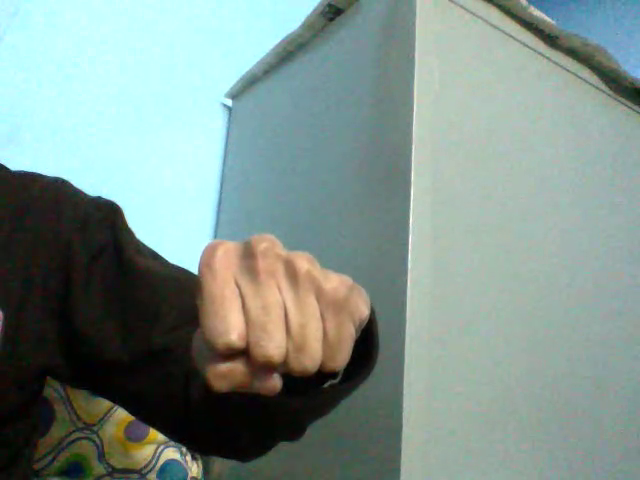
//> input picture frame 51 of meanshift2/meanshift2/Capture_20140117.mp4, 640 x 480 px
$ ./videosource   (built with g++ and OpenCV 4)
//> lines starting //> are read from the running program, lines starting //| are printed output that depends on the picture; after the words box and inside, x2 and y2 are one past the last pixel; in counts of white or black regions, pixels touching at a corner belong together
#include "iostream"
#include "opencv2\highgui\highgui.hpp"
#include "opencv2\core\core.hpp"
#include "opencv2\opencv.hpp"

using namespace cv;
using namespace std;

class ColorHistogram
{
private:
	float hranges[2];
	int channels[1];
	int histSize[1];
	const float* ranges[1];
public:
	ColorHistogram()
	{
		// Prepare arguments for a 1d hue histogram
		histSize[0]= 180;
		hranges[0]= 0.0; // BRG range
		hranges[1]= 180.0;
		ranges[0]= hranges;
		channels[0]= 0; // the three channels
	}
	// Computes the 1D Hue histogram with a mask.
	// BGR source image is converted to HSV
	// Pixels with low saturation are ignored
	MatND getHueHistogram(const Mat &image,int minSaturation=0)
	{
		MatND hist;
		// Convert to HSV color space
		Mat hsv;
		cvtColor(image, hsv, CV_BGR2HSV);
		// Mask to be used (or not)
		Mat mask;
		if (minSaturation>0)
		{
			// Spliting the 3 channels into 3 images
			vector<Mat> v;
			split(hsv,v);
			// Mask out the low saturated pixels
			threshold(v[1],mask,minSaturation,255,THRESH_BINARY);
		}
		// Compute histogram
		calcHist(&hsv,1,channels,mask,hist,1,histSize,ranges);
		return hist;
	}
};

class ContentFinder
{
private:
	float hranges[2];
	const float* ranges[3];
	int channels[3];
	float threshold;
	cv::MatND histogram;
public:
	ContentFinder(): threshold(-1.0f)
	{
		ranges[0]= hranges; // all channels have same range
		ranges[1]= hranges;
		ranges[2]= hranges;
	}
	// Sets the threshold on histogram values [0,1]
	void setThreshold(float t)
	{
		threshold= t;
	}
	// Gets the threshold
	float getThreshold()
	{
		return threshold;
	}
	// Sets the reference histogram
	void setHistogram(const cv::MatND& h)
	{
		histogram= h;
		normalize(histogram,histogram,1.0);
	}

	Mat find(const Mat& image,float minValue, float maxValue,int *channels, int dim)
	{
		Mat result;
		hranges[0]= minValue;
		hranges[1]= maxValue;
		for (int i=0; i<dim; i++)
			this->channels[i]= channels[i];
		calcBackProject(&image, 1,channels,histogram,result,ranges,255.0);
		// Threshold back projection to obtain a binary image
		if (threshold>0.0)
			cv::threshold(result, result,255*threshold, 255,THRESH_BINARY);
		return result;
	}
};

int main()
{
	VideoCapture capture("Capture_20140117.mp4");
	if(!capture.isOpened())
	{
		cout<<"Camera could not be opened";
		exit(0);
	}
	Mat frame;
	capture.read(frame);
//> frame is the input picture: 480 rows x 640 cols, CV_8UC3; mean B, G, R 140.5, 147, 128.1
	cv::Rect rect(227,292,130,113);
	Mat imageROI= frame(rect);
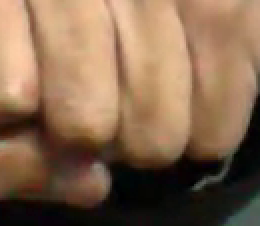
//> imageROI: 113 rows x 130 cols, CV_8UC3 (shown 2 times larger); mean B, G, R 78.9, 104.3, 134.1
	Mat hsv;
	ColorHistogram hc;
	ContentFinder finder;
	int minSat=65;int channels[]={0};
	namedWindow("image 2");
	while(1)
	{
		MatND colorhist=hc.getHueHistogram(imageROI,minSat);
//> in getHueHistogram, `cvtColor(image, hsv, CV_BGR2HSV);`: hsv: 113 rows x 130 cols, CV_8UC3; mean H, S, V 23.7, 115.8, 134.7
//> in getHueHistogram, `threshold(v[1],mask,minSaturation,255,THRESH_BINARY);`:
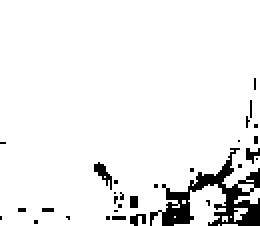
//> mask: 113 rows x 130 cols, CV_8UC1 (shown 2 times larger); 93.4% white; 30 black regions (25 under 20 px), largest, box (x1, y1, x2, y2) and area: (75, 74, 130, 113) 706, (47, 81, 56, 95) 52, (65, 107, 73, 113) 31, (123, 74, 130, 82) 30, (65, 98, 69, 104) 24
//> in getHueHistogram, `calcHist(&hsv,1,channels,mask,hist,1,histSize,ranges);`: hist = 180 values, max 2773 at index 14, min 0 at index 25, mean 76.23; ranges = 1 item
//> colorhist has the same summary as hist in getHueHistogram
		finder.setHistogram(colorhist);
//> in setHistogram, `histogram= h;`: histogram has the same summary as hist in getHueHistogram
//> in setHistogram, `normalize(histogram,histogram,1.0);`: histogram = 180 values, max 0.611 at index 14, min 0 at index 25, mean 0.0168
//> colorhist has the same summary as histogram in setHistogram
		int a=capture.read(frame);
//> a = 1
		if(!a)
		{
			exit(0);
		}
		cv::cvtColor(frame, hsv, CV_BGR2HSV);
//> hsv: 480 rows x 640 cols, CV_8UC3; mean H, S, V 69.5, 62.6, 151.5
		std::vector<cv::Mat> v;
		cv::split(hsv,v);
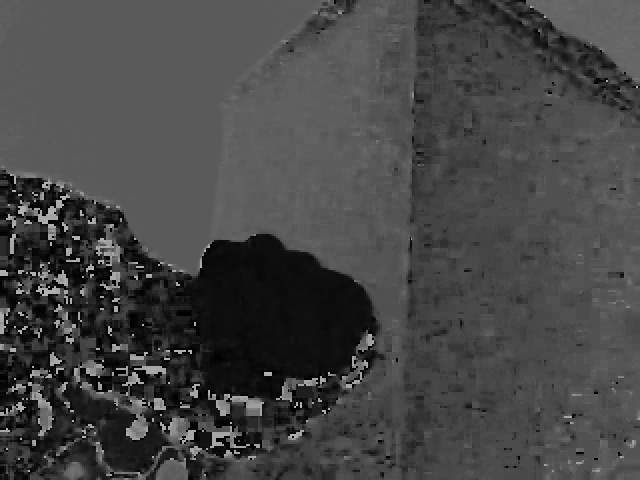
//> v[0]: 480 rows x 640 cols, CV_8UC1; min 0, max 179, mean 69.5
//> v[1]: 480 rows x 640 cols, CV_8UC1
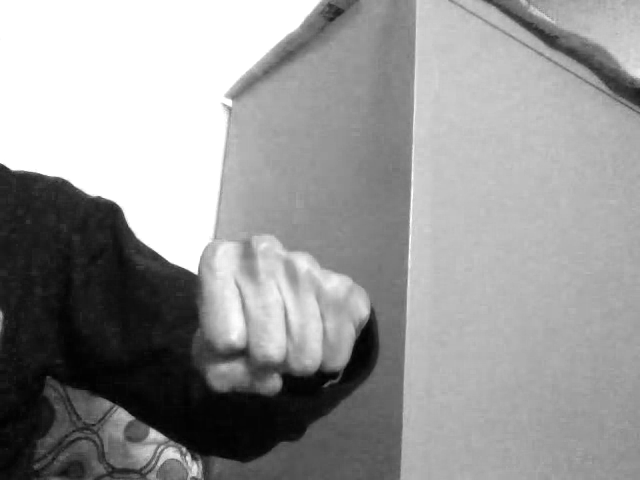
//> v[2]: 480 rows x 640 cols, CV_8UC1; min 0, max 255, mean 151.5
		threshold(v[1],v[1],minSat,255,cv::THRESH_BINARY);
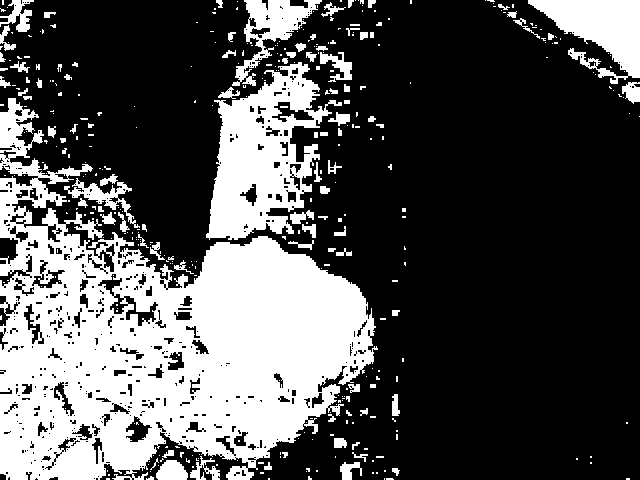
//> v[1]: 480 rows x 640 cols, CV_8UC1; 32.1% white; 400 white regions (305 under 20 px), largest, box (x1, y1, x2, y2) and area: (0, 98, 378, 480) 70397, (206, 62, 342, 240) 11987, (528, 0, 640, 84) 4956
		// Get back-projection of hue histogram
		Mat result= finder.find(hsv,0.0f,180.0f,channels,1);
//> in find, `calcBackProject(&image, 1,channels,histogram,result,ranges,255.0);`:
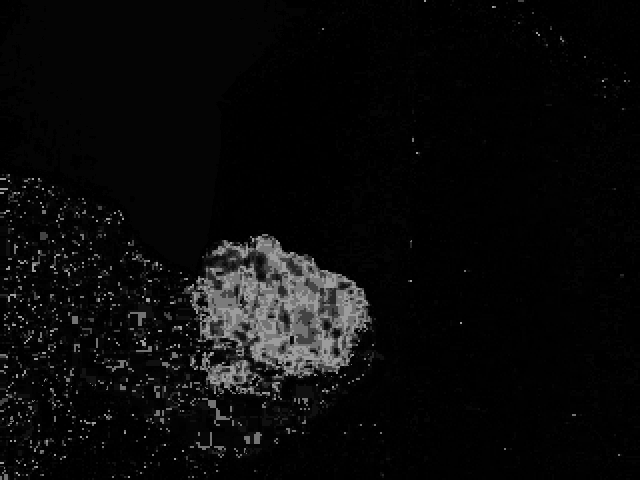
//> result: 480 rows x 640 cols, CV_8UC1; min 0, max 156, mean 10.3
//> in find, `calcBackProject(&image, 1,channels,histogram,result,ranges,255.0);`: ranges = 3 items
		// Eliminate low stauration pixels
		cv::bitwise_and(result,v[1],result);
		cv::TermCriteria criteria(cv::TermCriteria::MAX_ITER,10,0.01);
		cv::meanShift(result,rect,criteria);
//> rect = Rect(218, 261, 130, 113)
		cv::rectangle(frame, rect, cv::Scalar(0,0,255));
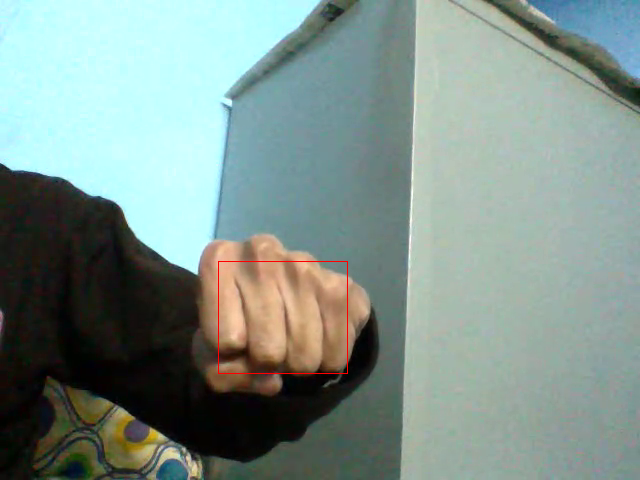
//> frame: 480 rows x 640 cols, CV_8UC3; mean B, G, R 140.3, 146.7, 128.3
		imshow("image 2",frame);
		int c= cvWaitKey(10);
//> the Esc key is pressed
		if(char(c)==27)
		{
			exit(0);
//> (the program exits here)

$ run again, starting later in the video
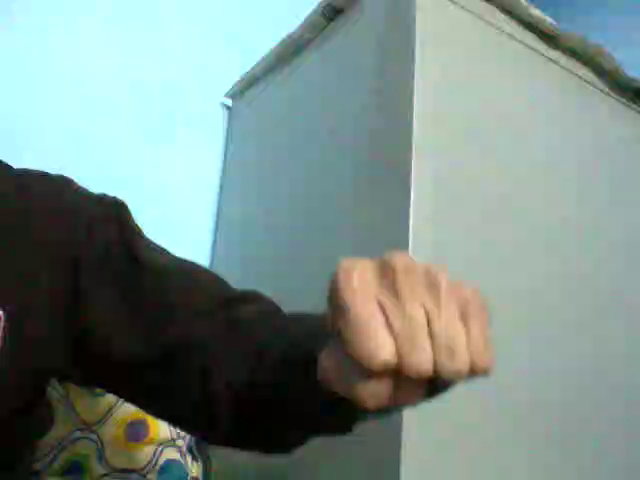
//> input picture frame 233 of meanshift2/meanshift2/Capture_20140117.mp4, 640 x 480 px
//> frame is the input picture: 480 rows x 640 cols, CV_8UC3; mean B, G, R 135.6, 141.4, 123
//> in getHueHistogram, `threshold(v[1],mask,minSaturation,255,THRESH_BINARY);`:
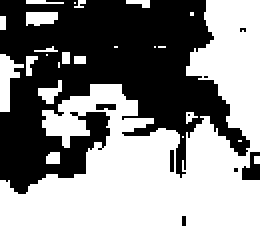
//> mask: 113 rows x 130 cols, CV_8UC1 (shown 2 times larger); 52.8% white; 9 black regions (5 under 20 px), largest, box (x1, y1, x2, y2) and area: (0, 0, 125, 97) 6777, (121, 76, 130, 90) 83, (48, 52, 58, 55) 28, (85, 75, 87, 86) 22
//> in getHueHistogram, `calcHist(&hsv,1,channels,mask,hist,1,histSize,ranges);`: hist = 180 values, max 1485 at index 15, min 0 at index 29, mean 43.1; ranges = 1 item
//> `MatND colorhist=hc.getHueHistogram(imageROI,minSat);`: colorhist has the same summary as hist in getHueHistogram
//> in setHistogram, `histogram= h;`: histogram has the same summary as hist in getHueHistogram
//> in setHistogram, `normalize(histogram,histogram,1.0);`: histogram = 180 values, max 0.704 at index 15, min 0 at index 29, mean 0.0204
//> `finder.setHistogram(colorhist);`: colorhist has the same summary as histogram in setHistogram
//> a = 1
//> in find, `calcBackProject(&image, 1,channels,histogram,result,ranges,255.0);`: ranges = 3 items
//> rect = Rect(216, 350, 130, 113)
//> `cv::rectangle(frame, rect, cv::Scalar(0,0,255));`:
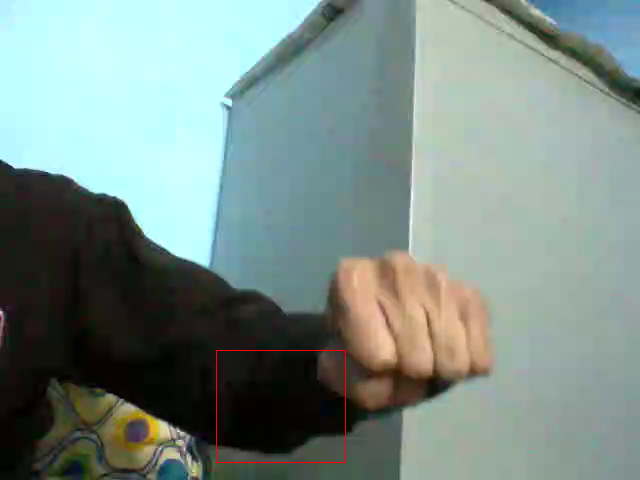
//> frame: 480 rows x 640 cols, CV_8UC3; mean B, G, R 135.5, 141.4, 123.3

$ run again, starting later in the video
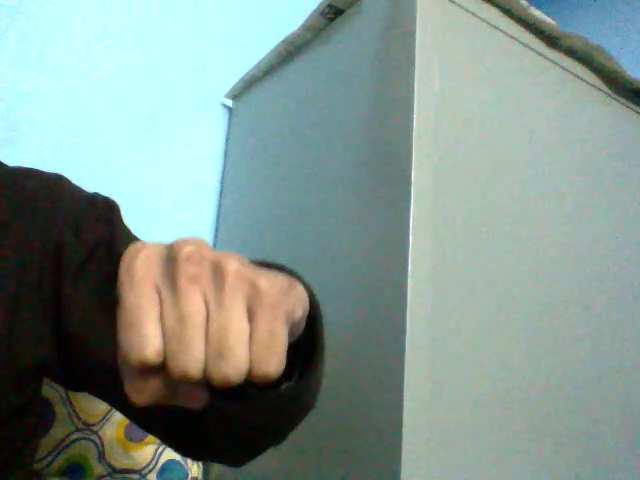
//> input picture frame 415 of meanshift2/meanshift2/Capture_20140117.mp4, 640 x 480 px
//> frame is the input picture: 480 rows x 640 cols, CV_8UC3; mean B, G, R 142.8, 149.8, 131.4
//> in getHueHistogram, `threshold(v[1],mask,minSaturation,255,THRESH_BINARY);`:
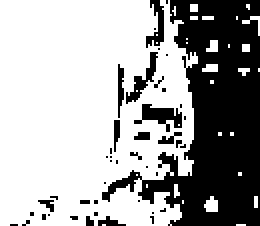
//> mask: 113 rows x 130 cols, CV_8UC1 (shown 2 times larger); 65.3% white; 44 black regions (34 under 20 px), largest, box (x1, y1, x2, y2) and area: (51, 0, 130, 113) 4361, (67, 52, 91, 66) 159, (63, 26, 79, 52) 123
//> in getHueHistogram, `calcHist(&hsv,1,channels,mask,hist,1,histSize,ranges);`: hist = 180 values, max 1470 at index 13, min 0 at index 1, mean 53.27; ranges = 1 item
//> `MatND colorhist=hc.getHueHistogram(imageROI,minSat);`: colorhist has the same summary as hist in getHueHistogram
//> in setHistogram, `histogram= h;`: histogram has the same summary as hist in getHueHistogram
//> in setHistogram, `normalize(histogram,histogram,1.0);`: histogram = 180 values, max 0.557 at index 13, min 0 at index 1, mean 0.0202
//> `finder.setHistogram(colorhist);`: colorhist has the same summary as histogram in setHistogram
//> a = 1
//> in find, `calcBackProject(&image, 1,channels,histogram,result,ranges,255.0);`: ranges = 3 items
//> rect = Rect(157, 259, 130, 113)
//> `cv::rectangle(frame, rect, cv::Scalar(0,0,255));`:
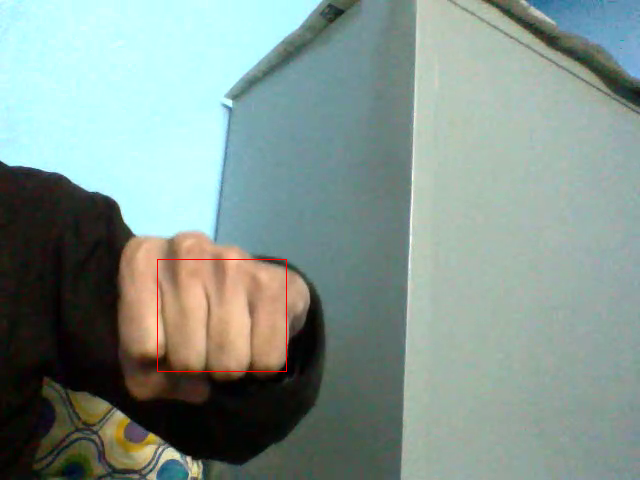
//> frame: 480 rows x 640 cols, CV_8UC3; mean B, G, R 142, 148.9, 131.2
